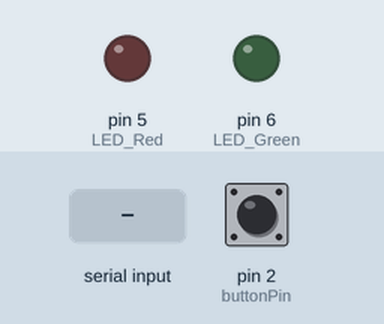
A sketch run on a simulated Arduino Uno, built with avr-gcc and run on an emulated ATmega328P. Parts: output pins drawn as LEDs (lit = HIGH). The inputs (shaded band) are chosen by the test bench; at power-on: pin 2 (buttonPin) HIGH. What the sketch prints to the serial monitor is not drawn.

Above: at 1.2 s.
1.3 s: byte 1 (1) received over Serial
At 2.2 s:
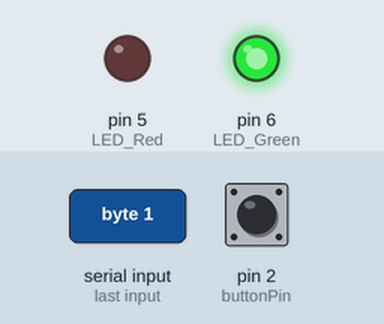
2.8 s: pin 2 (buttonPin) pulled LOW for 0.15 s
Timing chart, 0 to 5.8 s (numbered marks = the images above; inputs shaded):
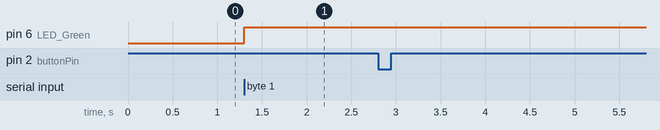

The sketch:

YSFH_Arduino_HayaoshiV2_01.ino
```cpp
//########################################
//  Hayaoshi Program for Arduino
//  Keio University Westlab 2012.11

//  Sends signal when button is pressed.
//  If 1st Place, LED = On
//########################################

//***** Your Name Here *****
String name = "Your Name";

const int buttonPin = 2;
const int LED_Red = 5;
const int LED_Green = 6;
int flag = 0;
int data;

void setup(){
  //***** Initialize IO Ports *****
  pinMode(buttonPin, INPUT_PULLUP);
  pinMode(LED_Red, OUTPUT);
  pinMode(LED_Green, OUTPUT);
  //***** Start Serial *****
  Serial.begin(9600);

}

void loop(){
  //***** If not sent and button pressed *****
  if(digitalRead(buttonPin)==LOW && flag == 0){
    Serial.println(name);
    flag = 1;
  }
  //***** If sent and button released *****
  if(digitalRead(buttonPin)==HIGH && flag == 1){
    flag = 0;
  }

  //***** If Data Received *****
  if (Serial.available() > 0) {
    data = Serial.read();

    //** If 1st Place **
    if(data == 1){
      digitalWrite(LED_Green, HIGH);
    }

    //** If Reset Command **
    if(data == 0){
      digitalWrite(LED_Green, LOW);
    }
  }
}
```

Measured:
- after the input at 1.3 s, pin 6 (LED_Green): LOW → HIGH at once
- after the input at 2.8 s, every drawn part: stays the same
